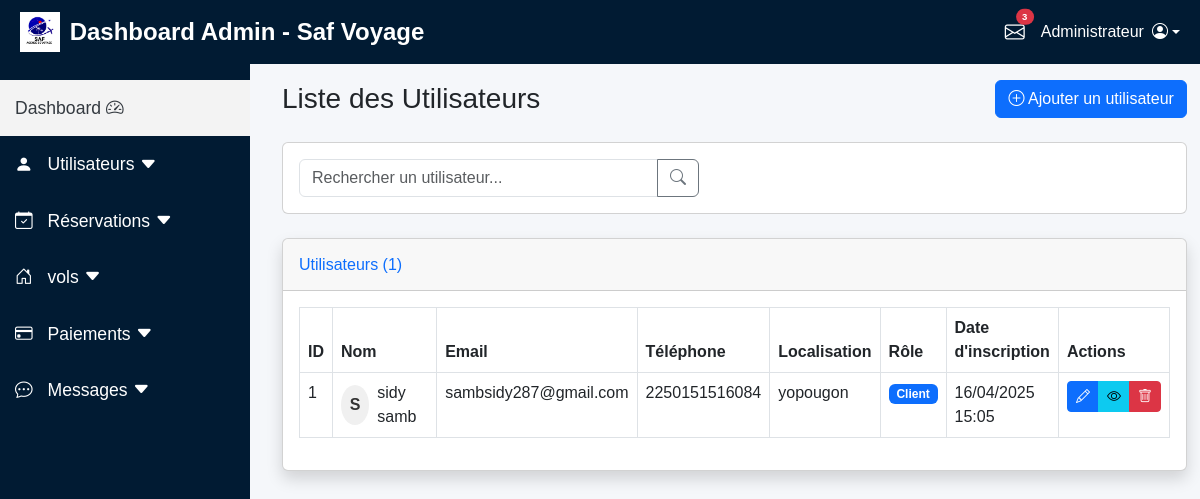
The app's page /admin/liste_utilisateurs.php (signed in) with its own data.
### tables this page shows
CREATE TABLE IF NOT EXISTS `users` (
  `id` int NOT NULL AUTO_INCREMENT,
  `nom` varchar(50) NOT NULL,
  `email` varchar(100) NOT NULL,
  `mot_de_passe` varchar(255) NOT NULL,
  `role` enum('client','admin') NOT NULL DEFAULT 'client',
  `created_at` timestamp NULL DEFAULT CURRENT_TIMESTAMP,
  `localisation` varchar(255) DEFAULT NULL,
  `numero_telephone` varchar(20) NOT NULL,
  PRIMARY KEY (`id`)
);

### admin/liste_utilisateurs.php (the view, shortened to what this page needs)
<?php
include('../config/config.php');
$page = isset($_GET['page']) ? intval($_GET['page']) : 1;
$limit = 10;
$offset = ($page - 1) * $limit;
$search = isset($_GET['search']) ? $_GET['search'] : '';
$search_condition = '';
try {
    $count_query = "SELECT COUNT(*) as total FROM users" . $search_condition;
    $stmt = $db->prepare($count_query);
    $stmt->execute();
    $total_users = $stmt->fetch(PDO::FETCH_ASSOC)['total'];
} catch (PDOException $e) {
    $error = "Erreur lors du comptage des utilisateurs: " . $e->getMessage();
    $total_users = 0;
    $total_pages = 1;
}
try {
    $query = "SELECT * FROM users" . $search_condition . " ORDER BY created_at DESC LIMIT :limit OFFSET :offset";
    $stmt = $db->prepare($query);
    $stmt->bindParam(':limit', $limit, PDO::PARAM_INT);
    $stmt->bindParam(':offset', $offset, PDO::PARAM_INT);
    $stmt->execute();
    $users = $stmt->fetchAll(PDO::FETCH_ASSOC);
} catch (PDOException $e) {
    $error = "Erreur lors de la récupération des utilisateurs: " . $e->getMessage();
    $users = [];
}
?>
<!DOCTYPE html>
<html lang="fr">
<head>
    <link href="https://cdn.jsdelivr.net/npm/bootstrap@5.3.0/dist/css/bootstrap.min.css" rel="stylesheet">
    <link href="https://cdn.jsdelivr.net/npm/bootstrap-icons/font/bootstrap-icons.css" rel="stylesheet">
</head>
<body>
    <?php include '../admin/top-navbar.php'; ?>
    <?php include '../admin/sidebar.php'; ?>
    <div id="content">
        <div class="container-fluid">
            <div class="d-flex justify-content-between align-items-center mb-4">
                <h1 class="h3 mb-0 text-gray-800">Liste des Utilisateurs</h1>
                <a href="gerer_utilisateurs.php?action=ajouter" class="btn btn-primary">
                    <i class="bi bi-plus-circle"></i> Ajouter un utilisateur
                </a>
            </div>
            <div class="card mb-4">
                <div class="card-body">
                    <form action="" method="GET" class="d-flex">
                        <div class="input-group search-box">
                            <input type="text" class="form-control" placeholder="Rechercher un utilisateur..." name="search" value="<?php echo htmlspecialchars($search); ?>">
                            <button class="btn btn-outline-secondary" type="submit">
                                <i class="bi bi-search"></i>
                            </button>
                        </div>
                    </form>
                </div>
            </div>
            <div class="card shadow mb-4">
                <div class="card-header py-3">
                    <h6 class="m-0 font-weight-bold text-primary">Utilisateurs (<?php echo $total_users; ?>)</h6>
                </div>
                <div class="card-body">
                    <div class="table-responsive">
                        <table class="table table-bordered" width="100%" cellspacing="0">
                            <thead>
                                <tr>
                                    <th>ID</th>
                                    <th>Nom</th>
                                    <th>Email</th>
                                    <th>Téléphone</th>
                                    <th>Localisation</th>
                                    <th>Rôle</th>
                                    <th>Date d'inscription</th>
                                    <th>Actions</th>
                                </tr>
                            </thead>
                            <tbody>
                                <?php if (empty($users)): ?>
                                    <tr>
                                        <td colspan="8" class="text-center">Aucun utilisateur trouvé</td>
                                    </tr>
                                <?php else: ?>
                                    <?php foreach ($users as $user): ?>
                                        <tr>
                                            <td><?php echo $user['id']; ?></td>
                                            <td>
                                                <div class="d-flex align-items-center">
                                                    <div class="user-avatar me-2">
                                                        <?php echo strtoupper(substr($user['nom'], 0, 1)); ?>
                                                    </div>
                                                    <?php echo htmlspecialchars($user['nom']); ?>
                                                </div>
                                            </td>
                                            <td><?php echo htmlspecialchars($user['email']); ?></td>
                                            <td><?php echo htmlspecialchars($user['numero_telephone']); ?></td>
                                            <td><?php echo htmlspecialchars($user['localisation'] ?? 'Non spécifiée'); ?></td>
                                            <td>
                                                <span class="badge <?php echo $user['role'] === 'admin' ? 'bg-danger' : 'bg-primary'; ?>">
                                                    <?php echo ucfirst($user['role']); ?>
                                                </span>
                                            </td>
                                            <td><?php echo date('d/m/Y H:i', strtotime($user['created_at'])); ?></td>
                                            <td>
                                                <div class="btn-group">
                                                    <a href="gerer_utilisateurs.php?action=modifier&id=<?php echo $user['id']; ?>" class="btn btn-sm btn-primary">
                                                        <i class="bi bi-pencil"></i>
                                                    </a>
                                                    <a href="gerer_utilisateurs.php?action=voir&id=<?php echo $user['id']; ?>" class="btn btn-sm btn-info">
                                                        <i class="bi bi-eye"></i>
                                                    </a>
                                                    <?php if ($user['id'] != $_SESSION['admin_id']): ?>
                                                        <a href="gerer_utilisateurs.php?action=supprimer&id=<?php echo $user['id']; ?>" class="btn btn-sm btn-danger" onclick="return confirm('Êtes-vous sûr de vouloir supprimer cet utilisateur ?');">
                                                            <i class="bi bi-trash"></i>
                                                        </a>
                                                    <?php endif; ?>
                                                </div>
                                            </td>
                                        </tr>
                                    <?php endforeach; ?>
                                <?php endif; ?>
                            </tbody>
                        </table>
                    </div>
                </div>
            </div>
        </div>
    </div>
</body>
</html>

### admin/liste_utilisateurs.php (style rules this page uses)
.user-avatar { width: 40px; height: 40px; border-radius: 50%; background-color: #f0f0f0; display: flex; align-items: center; justify-content: center; font-weight: bold; color: #333; }
.table th { background-color: #f8f9fa; }
.search-box { max-width: 400px; }

### admin/sidebar.php (style rules this page uses)
body { display: flex; min-height: 100vh; background-color: #f5f7fa; font-family: 'Poppins', sans-serif; margin: 0; }
#content { margin-left: 250px; padding: 80px 20px 20px 20px; width: 100%; background-color: #f5f7fa; }

### records on screen
users: id "1", nom "S", nom "sidy samb", email "sambsidy287@gmail.com", numero_telephone "2250151516084", localisation "yopougon", role "Client", created_at "16/04/2025 15:05"

### other values on screen
$messages_count "3"
$total_users "1"
